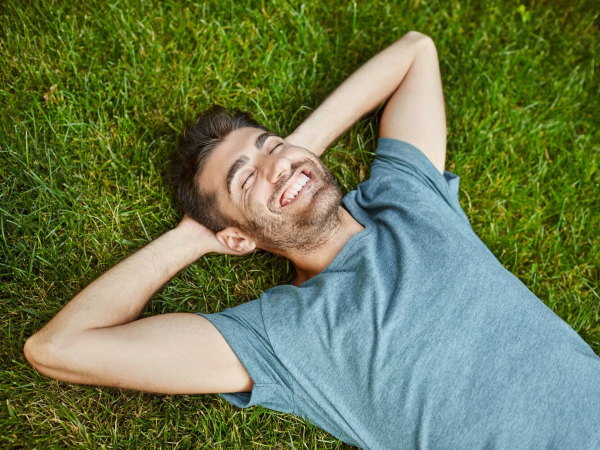
#> input picture feliz.jpg, 1200 x 900 px, given in place of the camera (shown at 1/2 size)
$ jupyter execute --allow-errors emotion.ipynb
#> lines starting #> are read from the running program, lines starting #| are printed output that depends on the picture
#> further down, frame is the input picture: shape (900, 1200, 3); mean B, G, R 81.9, 122.5, 107.9
#> `gray = cv.cvtColor(frame, cv.COLOR_BGR2GRAY)`:
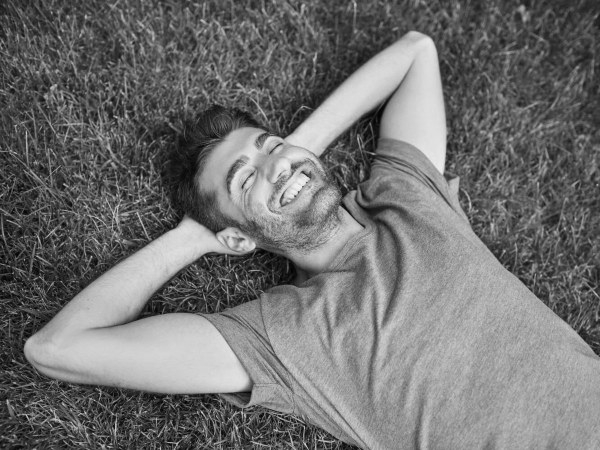
#> gray: shape (900, 1200) (shown at 1/2 size); min 0, max 254, mean 113.5
#> `rostros = rostro.detectMultiScale(gray, 1.03,4)`: rostros = [[893, 292, 24, 24]]
[cell 1]
import cv2 as cv
import os

faceRecognizer = cv.face.FisherFaceRecognizer_create()
#> (the rest of this cell did not finish here and is left out)

[cell 2]
cap = cv.VideoCapture(0)
rostro = cv.CascadeClassifier('haarcascade_frontalface_alt.xml')
#> (the rest of this cell did not finish here and is left out)
